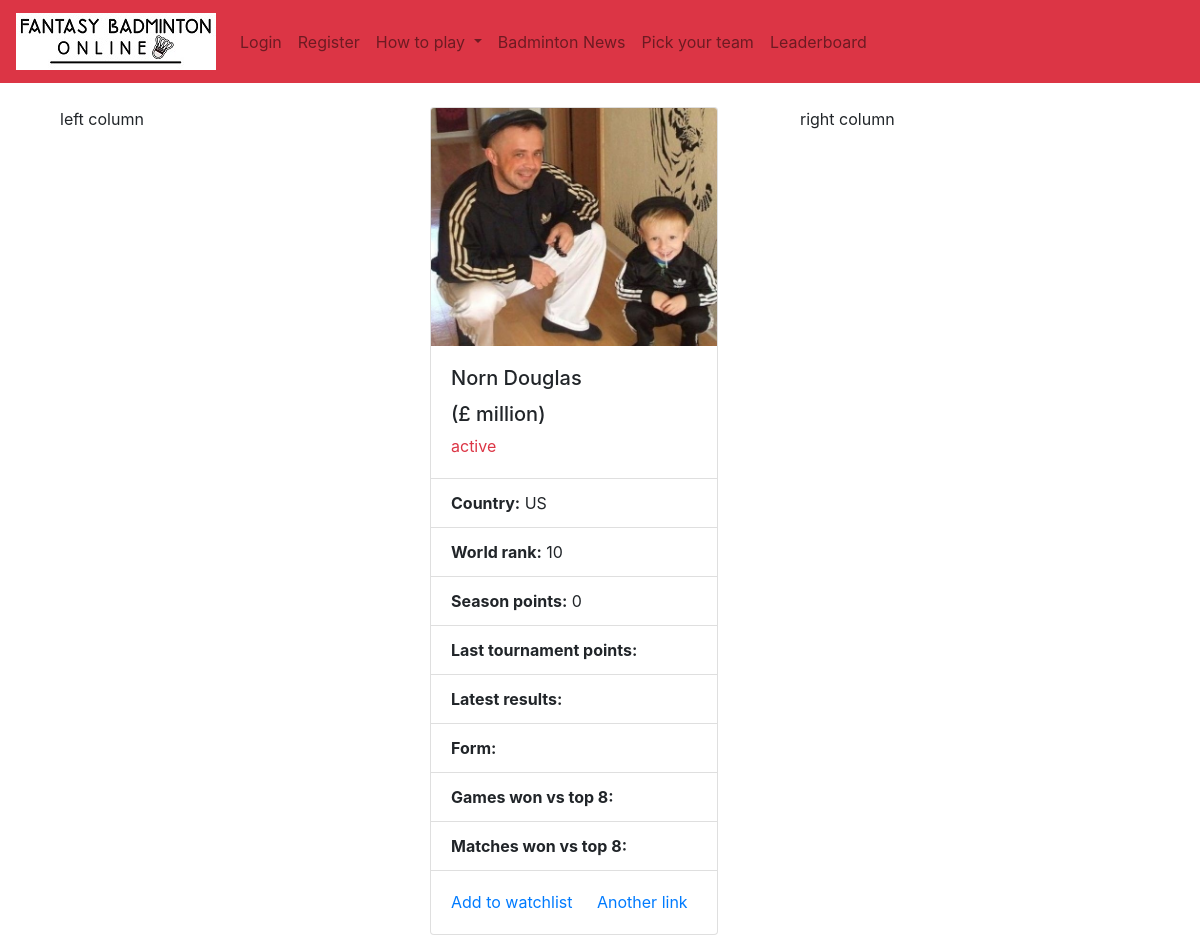
The app's page /credit/player/MS-5 with its own data.
### players/models.py (models this page shows, shortened)
class Player(models.Model):
	STATUS_CHOICES = [('active', 'Playing'),
			   ('notactive', 'Not Playing')
			   ]
	rank = models.IntegerField(default=10)
	name = models.CharField(max_length=50)
	country = CountryField(blank_label='(select country)', default='US')
	cost = models.FloatField(default=10) # price is a number, defaults to 10. You can set it up in the admin panel
	score = models.IntegerField(default=0)
	status = models.CharField(max_length=50, choices=STATUS_CHOICES, default='1')
	picture = models.ImageField(default='default.png', blank=True)
	current_tournament_score = models.IntegerField(default=10)
	last_tournament_score = models.IntegerField(default=10)

### players/views.py (the view)
# urls.py: path('player/<type>-<pk>', views.player_profile, name='player_profile'),
def player_profile(request, type, pk):
	profile = get_player(type, pk)
	return render(request, 'authenticate/player_profile.html', {'profile': profile})

### players/utils.py (called while the page is built)
def get_player(player_type, player_pk):
    if player_type == 'MS':
        player = MSPlayer.objects.get(pk=player_pk)
    elif player_type == 'WS':
        player = WSPlayer.objects.get(pk=player_pk)
    elif player_type == 'MD':
        player = MDPlayer.objects.get(pk=player_pk)
    elif player_type == 'WD':
        player = WDPlayer.objects.get(pk=player_pk)
    else:
        player = XDPlayer.objects.get(pk=player_pk)
    return player

### authenticate/templates/authenticate/player_profile.html
{% extends 'authenticate/base.html' %}
{% load static %}
{% block content %}
<div class="container">
  <div class="row">
    <div class="col-sm">
      left column
    </div>
    <div class="col-sm">
      	<div class="card" style="width: 18rem;">
  			<img src="{{ profile.picture.url }}" class="card-img-top" alt="...">
  			<div class="card-body">
    			<h5 class="card-title">{{ profile.name }}</h2><h5>(£{{ profile.price }} million)</h5>
    			<p class="card-text text-danger">{{ profile.status }}</p>
		</div>
  		<ul class="list-group list-group-flush">
		    <li class="list-group-item"><Strong>Country:</Strong> {{ profile.country }}</li>
		    <li class="list-group-item"><Strong>World rank:</Strong> {{ profile.rank }}</li>
		    <li class="list-group-item"><Strong>Season points:</Strong> {{ profile.score }}</li>
		    <li class="list-group-item"><Strong>Last tournament points:</Strong> {{ profile.last }}</li>
		    <li class="list-group-item"><Strong>Latest results:</Strong> {{ profile.results }}</li>
		    <li class="list-group-item"><Strong>Form:</Strong> {{ profile.form }}</li>
		    <li class="list-group-item"><Strong>Games won vs top 8:</Strong> {{ profile.game8 }}</li>
		    <li class="list-group-item"><Strong>Matches won vs top 8:</Strong> {{ profile.match8 }}</li>
  		</ul>
  		<div class="card-body">
    		<a href="#" class="card-link">Add to watchlist</a>
    		<a href="#" class="card-link">Another link</a>
  		</div>
</div>
    </div>
    	<div class="col-sm">
    		right column
    </div>
  </div>
</div>
{% endblock %}

### records on screen
Player: picture (picture), name "Norn Douglas", status "active", country "US", rank "10", score "0"
